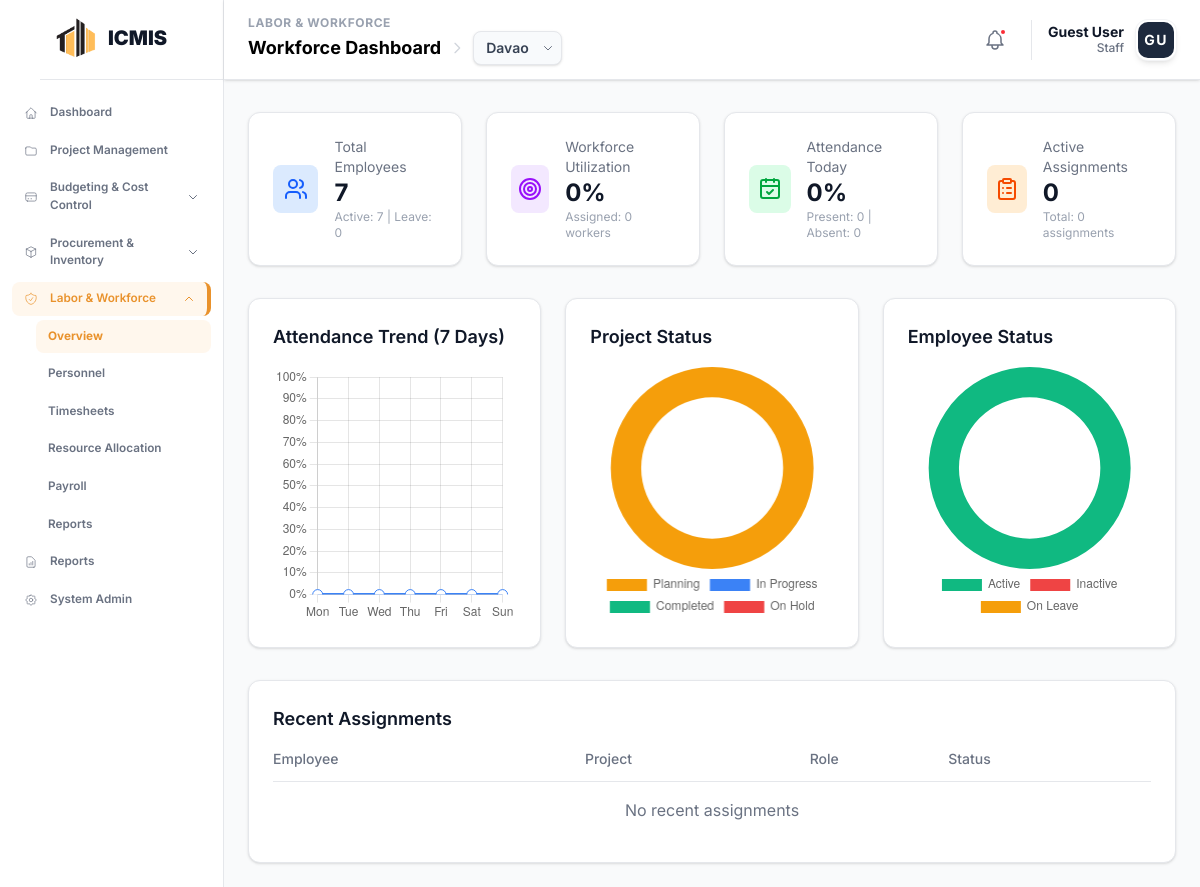
Before: /modules/workforce/dashboard.php with the older database file.
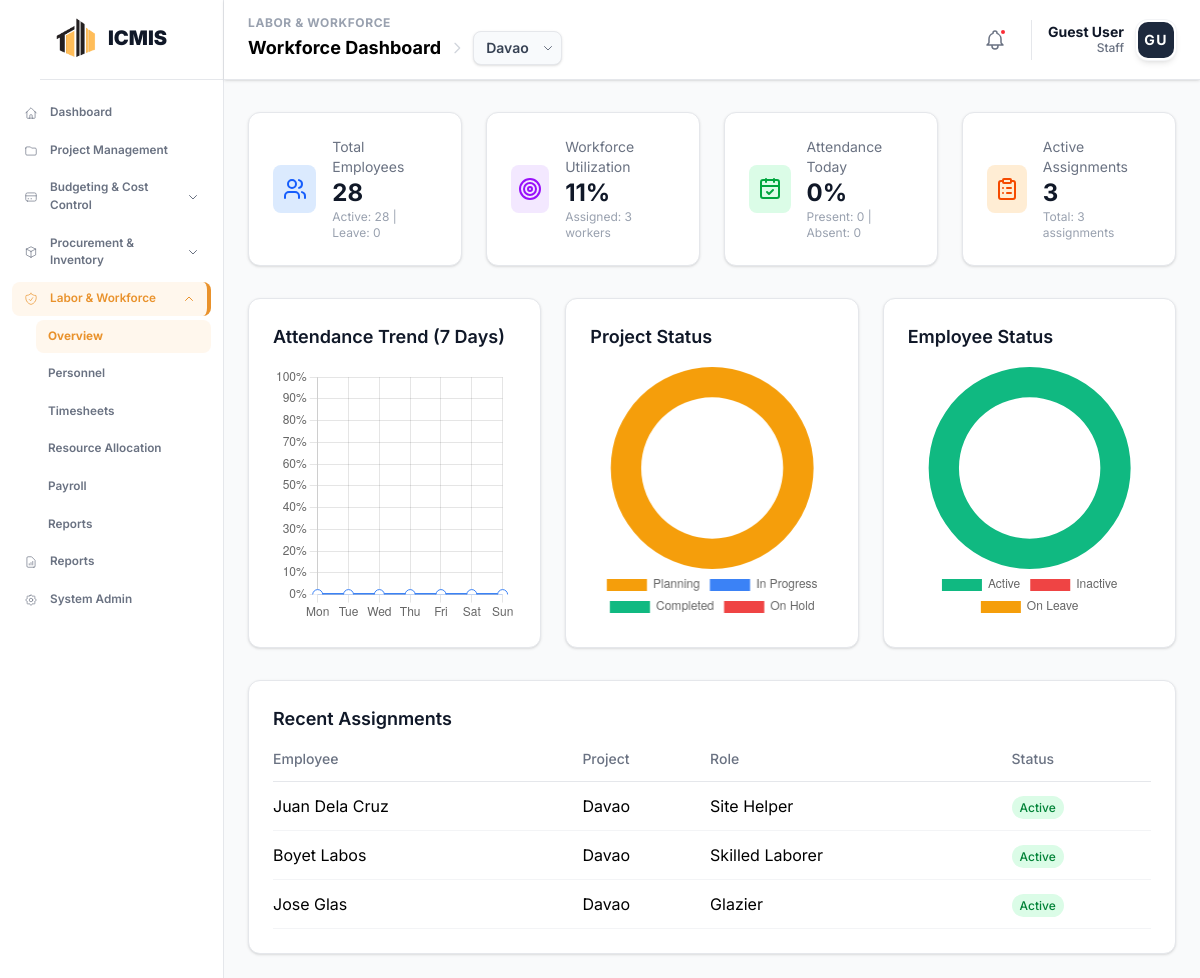
After: the same page with the newer database file.
### tables this page shows
CREATE TABLE `workforce_assignments` (
  `assignment_id` int NOT NULL,
  `employee_id` int NOT NULL,
  `project_id` int NOT NULL,
  `phase_id` int DEFAULT NULL,
  `role` varchar(100) DEFAULT NULL,
  `task_description` text,
  `start_date` date DEFAULT NULL,
  `end_date` date DEFAULT NULL,
  `status` enum('Active','Completed','Cancelled') DEFAULT 'Active'
);

CREATE TABLE `workforce_employees` (
  `employee_id` int NOT NULL,
  `employee_code` varchar(20) NOT NULL,
  `user_id` int DEFAULT NULL,
  `job_title_id` int DEFAULT NULL,
  `employment_type` varchar(50) DEFAULT 'Full-time',
  `payment_type` varchar(50) DEFAULT 'Monthly',
  `daily_rate` decimal(10,2) DEFAULT '0.00',
  `monthly_salary` decimal(15,2) DEFAULT '0.00',
  `bank_name` varchar(100) DEFAULT NULL,
  `bank_account` varchar(50) DEFAULT NULL,
  `emergency_contact_name` varchar(100) DEFAULT NULL,
  `emergency_contact_phone` varchar(20) DEFAULT NULL,
  `supervisor_id` int DEFAULT NULL,
  `notes` text,
  `first_name` varchar(50) NOT NULL,
  `last_name` varchar(50) NOT NULL,
  `suffix` varchar(10) DEFAULT NULL,
  `gender` enum('Male','Female','Other','Prefer not to say') DEFAULT NULL,
  `birthday` date DEFAULT NULL,
  `email` varchar(100) DEFAULT NULL,
  `phone` varchar(20) DEFAULT NULL,
  `address` text,
  `status` enum('Active','Inactive','Terminated') DEFAULT 'Active',
  `hire_date` date DEFAULT NULL
);

CREATE TABLE `icmis_projects` (
  `project_id` int NOT NULL,
  `project_code` varchar(20) NOT NULL,
  `project_name` varchar(255) NOT NULL,
  `description` text,
  `location` varchar(255) DEFAULT NULL,
  `status` enum('Planning','In Progress','Active','On Hold','Completed','Cancelled') DEFAULT 'Planning',
  `start_date` date DEFAULT NULL,
  `end_date` date DEFAULT NULL,
  `completion_rate` decimal(5,2) DEFAULT '0.00',
  `project_manager_id` int DEFAULT NULL,
  `total_budget` decimal(15,2) DEFAULT '0.00'
);

### modules/workforce/dashboard.php (the view, shortened to what the rows shown need)
<?php
$conn = getWorkforceConnection();
?>
<!DOCTYPE html>
<html lang="en">
<head>
    <?php include __DIR__ . '/../../includes/head_assetsv2.php'; ?>
</head>
<body class="bg-gray-50">
    <?php
        include __DIR__ . '/../../includes/sidebar.php';
    ?>
    <main class="ml-56 mt-22 p-6">
        <div class="max-w-7xl mx-auto">
            <div class="bg-white rounded-xl border border-gray-200 shadow-sm p-6">
                <div class="overflow-x-auto">
                    <table class="w-full">
                        <thead>
                            <tr class="text-left text-sm text-gray-500 border-b border-gray-200">
                                <th class="pb-3 font-medium">Employee</th>
                                <th class="pb-3 font-medium">Project</th>
                                <th class="pb-3 font-medium">Role</th>
                                <th class="pb-3 font-medium">Status</th>
                            </tr>
                        </thead>
                        <tbody id="recentAssignments">
                            <?php
                            $sql = "SELECT wa.*, we.first_name, we.last_name, p.project_name
                                    FROM workforce_assignments wa
                                    LEFT JOIN workforce_employees we ON wa.employee_id = we.employee_id
                                    LEFT JOIN icmis_projects p ON wa.project_id = p.project_id
                                    ORDER BY wa.assignment_id DESC
                                    LIMIT 5";
                            $result = $conn->query($sql);
                            if ($result && $result->num_rows > 0) {
                                while ($row = $result->fetch_assoc()) {
                                    $statusClass = match(strtolower($row['status'])) {
                                        'active' => 'bg-green-100 text-green-700',
                                        'completed' => 'bg-blue-100 text-blue-700',
                                        'cancelled' => 'bg-red-100 text-red-700',
                                        default => 'bg-gray-100 text-gray-700'
                                    };
                                    echo '<tr class="border-b border-gray-100">';
                                    echo '<td class="py-3">' . htmlspecialchars($row['first_name'] . ' ' . $row['last_name']) . '</td>';
                                    echo '<td class="py-3">' . htmlspecialchars($row['project_name'] ?? 'N/A') . '</td>';
                                    echo '<td class="py-3">' . htmlspecialchars($row['role'] ?? 'N/A') . '</td>';
                                    echo '<td class="py-3"><span class="px-2 py-1 rounded-full text-xs font-medium ' . $statusClass . '">' . htmlspecialchars($row['status']) . '</span></td>';
                                    echo '</tr>';
                                }
                            } else {
                                echo '<tr><td colspan="4" class="py-4 text-center text-gray-500">No recent assignments</td></tr>';
                            }
                            ?>
                        </tbody>
                    </table>
                </div>
            </div>
        </div>
    </main>
</body>
</html>

Changed rows visible on the page:
added workforce_assignments: employee.last_name "Juan Dela Cruz", project.project_name "Davao", role "Site Helper", status "Active"
added workforce_assignments: employee.last_name "Boyet Labos", project.project_name "Davao", role "Skilled Laborer", status "Active"
added workforce_assignments: employee.last_name "Jose Glas", project.project_name "Davao", role "Glazier", status "Active"
Other visible differences:
$stats['total_employees']: "7" → "28"
$stats['active_employees']: "7" → "28"
$utilization_rate: "0" → "11"
$stats['active_assignments']: "0" → "3"
$stats['total_assignments']: "0" → "3"
text no longer shown: "No recent assignments"
